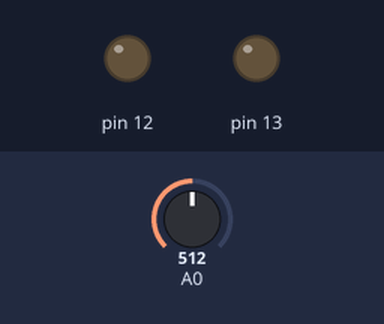
This sketch was run on a simulated Arduino Uno, built with avr-gcc and run on an emulated ATmega328P. On the bench: output pins drawn as LEDs (lit = HIGH). The inputs (shaded band) are chosen by the test bench; at power-on: A0 = 512. What the sketch prints to the serial monitor is not drawn.

Above: at 1.2 s.
1.3 s: A0 set to 687
2.8 s: A0 set to 708
At 3.8 s:
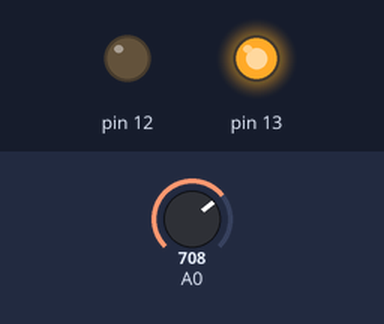
4.3 s: A0 set to 508
5.8 s: A0 set to 482
At 6.1 s:
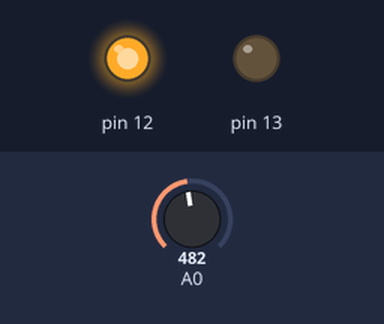
9.2 s: A0 set to 716
At 9.9 s:
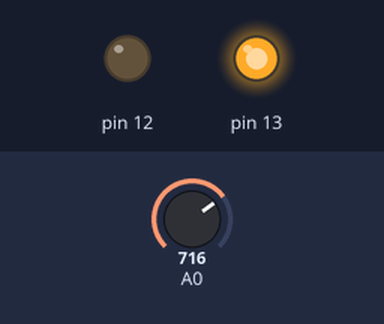
Timing chart, 0 to 11.7 s (numbered marks = the images above; inputs shaded):
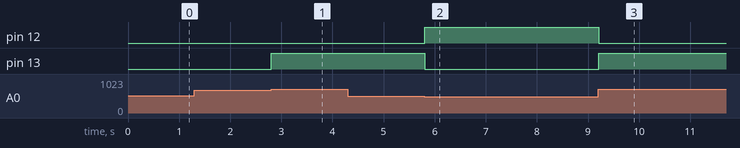

The sketch:

test_3.ino
```cpp
#include<SoftwareSerial.h>
SoftwareSerial bluetooth(11, 10);
char a;
char flag, flag1;

void setup() {
  pinMode(A0, INPUT);
  pinMode(12, OUTPUT);
  pinMode(13, OUTPUT);
  bluetooth.begin(9600);
  Serial.begin(9600);// put your setup code here, to run once:


}

void loop() {

  int b = analogRead(A0); // put your main code here, to run repeatedly:
  int c = b / 100;
  if (bluetooth.available())
    a = bluetooth.read();
  Serial.println(a);
  //Serial.print(c);


    if (c > 6 )
    {
      digitalWrite(13, HIGH);
      digitalWrite(12, LOW);
      if (flag == 0)
      {
        bluetooth.println('o');
        flag = 1;
        flag1=0;
      }
    }


    if (c < 5)
    {
      digitalWrite(12, HIGH);
      digitalWrite(13, LOW);
      if (flag1 == 0)
      {
        bluetooth.println('g');
        flag1 = 1;
        flag=0;
      }

    }


}
```

Measured:
- the behaviour switches between 699 and 700 on A0 (found by bisection; images 0 and 1)
- the behaviour switches between 500 and 499 on A0 (found by bisection; images 1 and 2)
- after the input at 2.8 s, pin 13: LOW → HIGH at once
- after the input at 5.8 s, pin 12: LOW → HIGH at once; pin 13: HIGH → LOW at once
- after the input at 9.2 s, pin 12: HIGH → LOW at once; pin 13: LOW → HIGH at once
